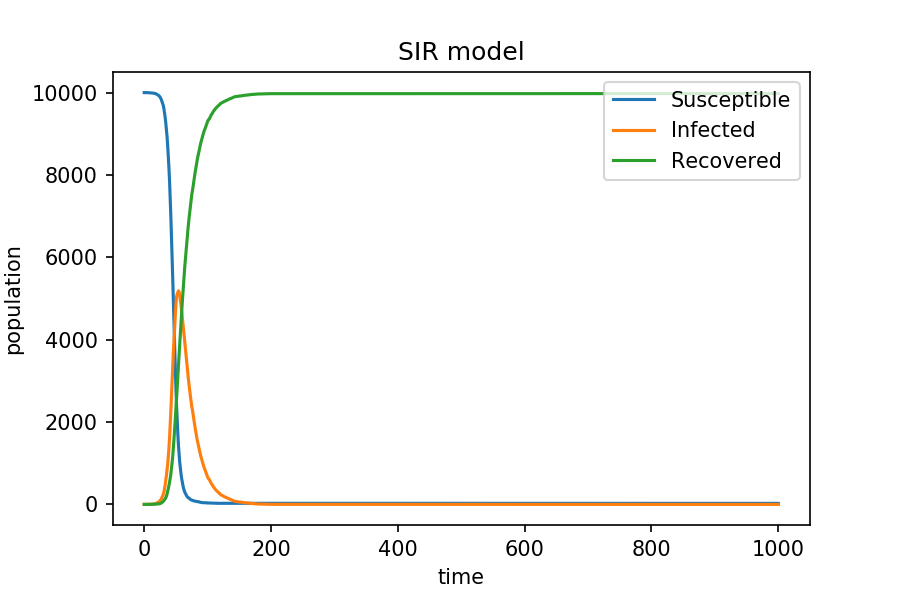

Write the Python code that produced this figure.
# -*- coding: utf-8 -*-
"""
Created on Fri May  8 20:10:36 2020

@author: 17426
"""

import numpy as np
import matplotlib.pyplot as plt
N=10000  #population size
S=9999   #susceptical
I=1      #infected
R=0      #recovered
beta=0.3
gamma=0.05
s=[S]
i=[I]
r=[R]
time=1000
#loop 1000 times
for a in range(0,time):
    #calculate current beta
    curr_beta=beta*I/N
    #rondom infection
    s_every=list(np.random.choice(range(2),S,p=[1-curr_beta,curr_beta])).count(1)
    S=S-s_every
    I=I+s_every
    #random recovery
    i_every=list(np.random.choice(range(2),I,p=[1-gamma,gamma])).count(1)
    I=I-i_every
    R=R+i_every
    s.append(S)
    i.append(I)
    r.append(R)
#plot the graph
plt.figure(figsize=(6,4),dpi =150)
plt.xlabel('time')
plt.ylabel('population')
plt.title('SIR model')
plt.plot(list(range(time+1)), s,label='Susceptible')
plt.plot(list(range(time+1)), i,label='Infected')
plt.plot(list(range(time+1)), r,label='Recovered')
legend = plt.legend(loc='upper right', shadow=False)
plt.show()
#save figure
plt.savefig('SIR',type='png')
plt.close()